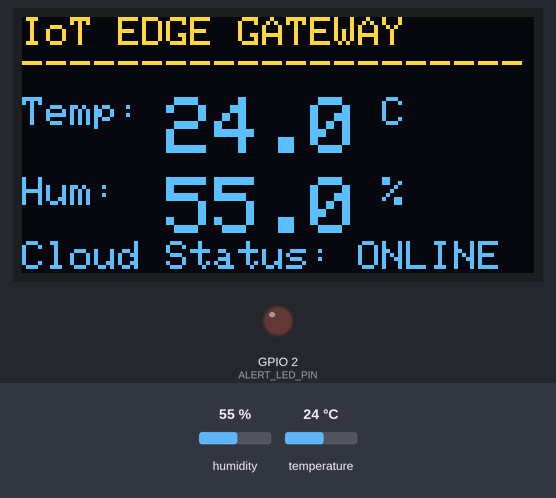
Bench run of a sketch on a simulated ESP32. On the bench: 128×64 one-colour display, output pins drawn as LEDs (lit = HIGH). Inputs (shaded band) come from the test bench; at power-on: temperature 24 °C, humidity 55 %. The OLED is the two-colour kind (top 16 rows yellow); WiFi joins after 1.5 s; servers stay silent unless stated; what the sketch prints to the serial monitor is not drawn.

Above: at 2.9 s.
3.0 s: temperature set to 29.7 °C
At 7.4 s:
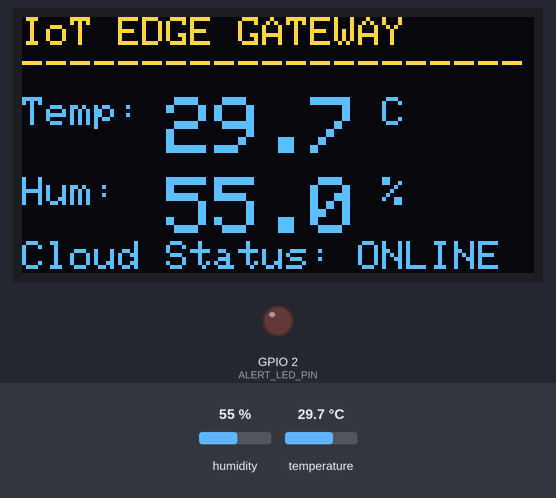
7.8 s: temperature set to 30.8 °C
At 10.5 s:
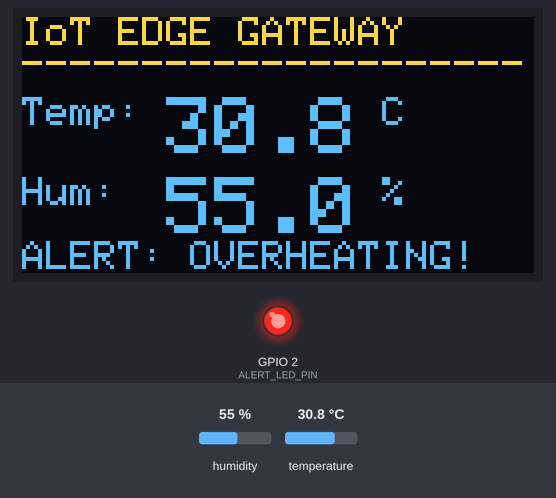
12.6 s: humidity set to 22 %
At 14.8 s:
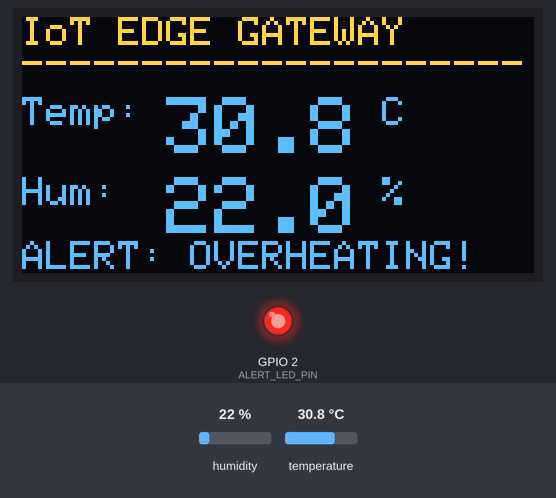
17.4 s: temperature set to 12 °C
At 19.0 s:
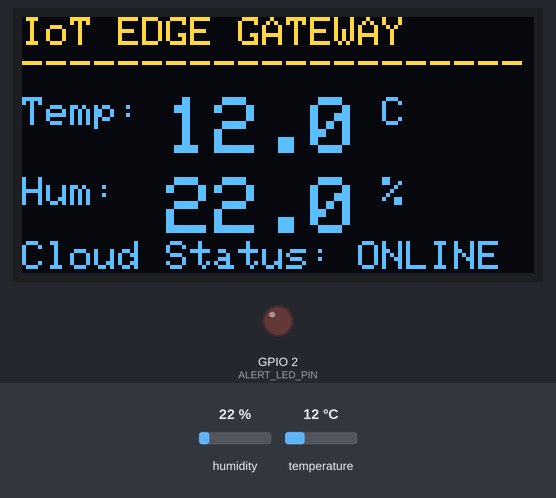
22.2 s: humidity set to 40 %
At 26.3 s:
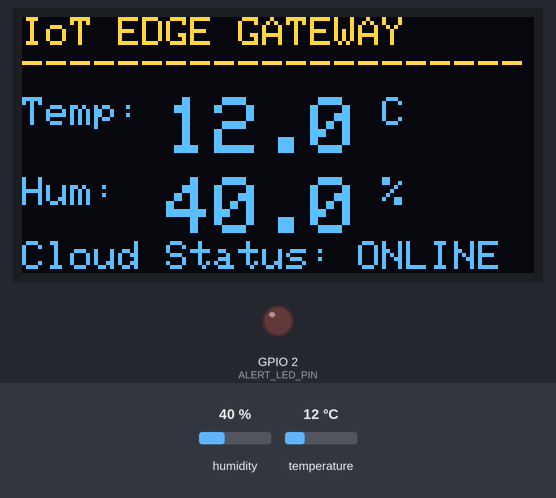
Timing chart, 0 to 27.8 s (numbered marks = the images above; inputs shaded):
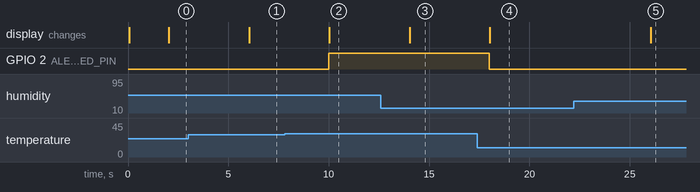

Measured:
- the behaviour switches between 30 and 30.1 °C on temperature (found by bisection; images 1 and 2)
- after the input at 3.0 s, the display: changes after 3.0 s (image 1)
- after the input at 7.8 s, GPIO 2 (ALERT_LED_PIN): LOW → HIGH after 2.2 s; the display: changes after 2.2 s (image 2)
- after the input at 12.6 s, the display: changes after 1.4 s (image 3)
- after the input at 17.4 s, GPIO 2 (ALERT_LED_PIN): HIGH → LOW after 0.61 s; the display: changes after 0.63 s (image 4)
- after the input at 22.2 s, the display: changes after 3.8 s (image 5)

The sketch:

sketch.ino
```cpp
#include <WiFi.h>
#include <Wire.h>
#include <Adafruit_GFX.h>
#include <Adafruit_SSD1306.h>
#include "DHT.h"
#include "ThingSpeak.h"  // Bypasses manual raw HTTP bottlenecks

// --- Hardware Pin Definitions ---
#define DHTPIN          17      // Aligned directly with your GPIO 17 layout
#define DHTTYPE         DHT22   // Sensor type
#define ALERT_LED_PIN   2       // GPIO pin connected to Alert LED
#define TEMP_THRESHOLD  30.0    // Temperature alert threshold in Celsius

// --- OLED Display Parameters ---
#define SCREEN_WIDTH    128
#define SCREEN_HEIGHT   64
#define OLED_RESET      -1
#define SCREEN_ADDRESS  0x3C    // Try 0x3D if the OLED goes blank

// --- Non-Blocking Asynchronous Intervals ---
const unsigned long SENSOR_INTERVAL = 2000;
const unsigned long CLOUD_INTERVAL  = 15000; // ThingSpeak ingestion limit (15s)

unsigned long lastSensorRead = 0;
unsigned long lastCloudPush  = 0;

// --- IoT Cloud & Network Configuration ---
const char* ssid = "Wokwi-GUEST";
const char* password = "";

// ⚠️ FILL IN THESE TWO EXACT FIELDS FROM YOUR THINGSPEAK CHANNEL PAGE
unsigned long myChannelNumber = 3465318; // e.g., 2413886 (No quotation marks)
const char * myWriteAPIKey   = "GQCUYRSAMAHDY4ZC"; // Keep quotation marks

// --- Core Object Instantiations ---
WiFiClient client; // Required for the ThingSpeak network transceiver stack
DHT dht(DHTPIN, DHTTYPE);
Adafruit_SSD1306 display(SCREEN_WIDTH, SCREEN_HEIGHT, &Wire, OLED_RESET);

// --- Global Telemetry Buffers ---
float currentTemp = 0.0;
float currentHum  = 0.0;
bool isSensorValid = false;

// Gracefully heals broken Wi-Fi links without locking the microcontroller thread
void maintainWiFi() {
  if (WiFi.status() != WL_CONNECTED) {
    Serial.println("[System] Link lost. Reconnecting to gateway...");
    WiFi.disconnect();
    WiFi.begin(ssid, password);

    int attempts = 0;
    while (WiFi.status() != WL_CONNECTED && attempts < 10) {
      delay(500);
      Serial.print(".");
      attempts++;
    }
  }
}

// Samples the DHT22 and evaluates safety critical alert loops instantly
void readTelemetry() {
  currentHum = dht.readHumidity();
  currentTemp = dht.readTemperature();

  if (isnan(currentHum) || isnan(currentTemp)) {
    isSensorValid = false;
    Serial.println("[Error] Sensor telemetry corrupt.");
    return;
  }
  isSensorValid = true;

  // Immediate Alert System Check
  if (currentTemp > TEMP_THRESHOLD) {
    digitalWrite(ALERT_LED_PIN, HIGH);
  } else {
    digitalWrite(ALERT_LED_PIN, LOW);
  }
}

// Rewrites local hardware pixel frames to the SSD1306 OLED Screen
void updateDisplay() {
  display.clearDisplay();
  display.setTextSize(1);
  display.setTextColor(SSD1306_WHITE);

  display.setCursor(0, 0);
  display.println("IoT EDGE GATEWAY");
  display.println("---------------------");

  if (!isSensorValid) {
    display.setCursor(0, 25);
    display.println("SENSOR FAULT!");
    display.display();
    return;
  }

  // Render Telemetry Grid
  display.setCursor(0, 20);
  display.print("Temp: "); display.setTextSize(2); display.print(currentTemp, 1); display.setTextSize(1); display.print(" C");
  display.setCursor(0, 40);
  display.print("Hum:  "); display.setTextSize(2); display.print(currentHum, 1); display.setTextSize(1); display.print(" %");

  // Dynamic Status Banner
  display.setCursor(0, 56);
  if (currentTemp > TEMP_THRESHOLD) {
    display.print("ALERT: OVERHEATING!");
  } else if (WiFi.status() == WL_CONNECTED) {
    display.print("Cloud Status: ONLINE");
  } else {
    display.print("Cloud Status: OFFLINE");
  }

  display.display();
}

// Packages and marshals payloads securely using native Library methods
void pushToCloud() {
  if (WiFi.status() != WL_CONNECTED || !isSensorValid) return;

  // Map values onto your ThingSpeak data fields
  ThingSpeak.setField(1, currentTemp);
  ThingSpeak.setField(2, currentHum);

  // Transmit payload out through open socket link
  int returnCode = ThingSpeak.writeFields(myChannelNumber, myWriteAPIKey);

  if(returnCode == 200) {
    Serial.println("[Cloud] Channel update sync successful. Status: 200");
  } else {
    Serial.print("[Cloud] Transmission dropped. Library Return Code: ");
    Serial.println(returnCode);
  }
}

void setup() {
  Serial.begin(115200);
  delay(10);

  pinMode(ALERT_LED_PIN, OUTPUT);
  digitalWrite(ALERT_LED_PIN, LOW);

  dht.begin();

  if(!display.begin(SSD1306_SWITCHCAPVCC, SCREEN_ADDRESS)) {
    Serial.println("[Fatal] OLED allocation failed.");
    for(;;);
  }

  display.clearDisplay();
  display.setTextSize(1);
  display.setTextColor(SSD1306_WHITE);
  display.setCursor(0, 0);
  display.println("Booting System...");
  display.println("Initializing Network...");
  display.display();

  WiFi.disconnect(true);
  delay(100);
  WiFi.mode(WIFI_STA);
  delay(100);

  WiFi.begin(ssid, password);
  Serial.print("[Network] Connecting");
  while (WiFi.status() != WL_CONNECTED) {
    delay(500);
    Serial.print(".");
  }
  Serial.println("\n[Network] IP Address assigned successfully.");

  // Initialize the native ThingSpeak client middleware mapping
  ThingSpeak.begin(client);
}

void loop() {
  unsigned long currentMillis = millis();

  maintainWiFi();

  // Thread 1: Asynchronous Sensor Sampling (Every 2 Seconds)
  if (currentMillis - lastSensorRead >= SENSOR_INTERVAL) {
    lastSensorRead = currentMillis;
    readTelemetry();
    updateDisplay();

    Serial.print("Local Log -> Temp: "); Serial.print(currentTemp, 1);
    Serial.print("°C | Hum: "); Serial.print(currentHum, 1); Serial.println("%");
  }

  // Thread 2: Asynchronous Cloud Uplink (Every 15 Seconds)
  if (currentMillis - lastCloudPush >= CLOUD_INTERVAL) {
    lastCloudPush = currentMillis;
    pushToCloud();
  }
}
```
